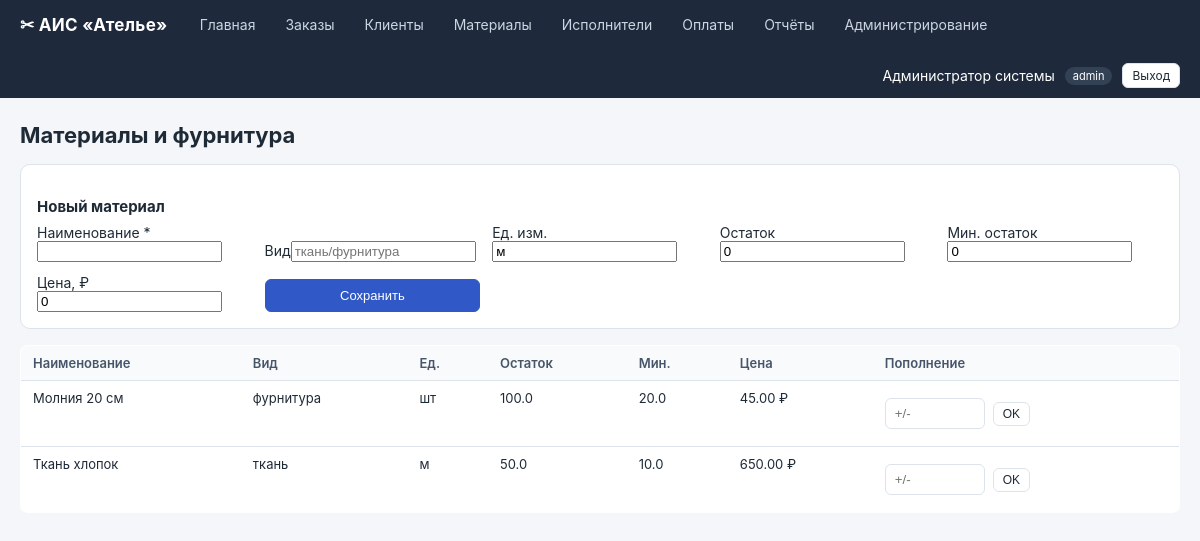
The page /materials/ (signed in) on the database its author committed.
### tables this page shows
CREATE TABLE users (
    id INTEGER PRIMARY KEY AUTOINCREMENT,
    username TEXT UNIQUE NOT NULL,
    full_name TEXT NOT NULL,
    password_hash TEXT NOT NULL,
    role TEXT NOT NULL DEFAULT 'receptionist',
    is_active INTEGER NOT NULL DEFAULT 1,
    created_at TEXT DEFAULT CURRENT_TIMESTAMP
);

CREATE TABLE materials (
    id INTEGER PRIMARY KEY AUTOINCREMENT,
    name TEXT NOT NULL,
    kind TEXT,
    unit TEXT DEFAULT 'м',
    stock REAL DEFAULT 0,
    min_stock REAL DEFAULT 0,
    price REAL DEFAULT 0
);

### blueprints/materials.py (the view)
@bp.route('/')
@login_required
def index():
    items = q("SELECT * FROM materials ORDER BY name")
    return render_template('materials.html', materials=items)

### db.py (called while the page is built)
def get_db():
    if 'db' not in g:
        g.db = sqlite3.connect(Config.DATABASE)
        g.db.row_factory = sqlite3.Row
        g.db.execute('PRAGMA foreign_keys = ON')
    return g.db

def q(sql, params=(), one=False):
    cur = get_db().execute(sql, params)
    rows = cur.fetchall()
    cur.close()
    if one:
        return dict(rows[0]) if rows else None
    return [dict(r) for r in rows]

### utils.py (called while the page is built)
def current_user():
    uid = session.get('user_id')
    if not uid:
        return None
    u = q('SELECT * FROM users WHERE id = ?', (uid,), one=True)
    if not u or not u['is_active']:
        session.pop('user_id', None)
        return None
    return u

def login_required(f):
    @wraps(f)
    def wrapper(*a, **kw):
        if not current_user():
            return redirect(url_for('auth.login', next=request.path))
        return f(*a, **kw)
    return wrapper

def has_role(*roles):
    u = current_user()
    return bool(u and u['role'] in roles)

### templates/materials.html (shortened to what this page needs)
{% extends "base.html" %}
{% block content %}
<h1>Материалы и фурнитура</h1>
{% if has_role('admin') %}
<div class="card">
  <h3>Новый материал</h3>
  <form method="post" action="{{ url_for('materials.new') }}" class="form-grid">
    <label>Наименование *<input name="name" required maxlength="128"></label>
    <label>Вид<input name="kind" placeholder="ткань/фурнитура" maxlength="64"></label>
    <label>Ед. изм.<input name="unit" value="м" maxlength="16"></label>
    <label>Остаток<input type="number" step="0.01" name="stock" value="0" min="0"></label>
    <label>Мин. остаток<input type="number" step="0.01" name="min_stock" value="0" min="0"></label>
    <label>Цена, ₽<input type="number" step="0.01" name="price" value="0" min="0"></label>
    <button class="btn btn-primary" type="submit">Сохранить</button>
  </form>
</div>
{% endif %}
<table class="table">
<thead><tr><th>Наименование</th><th>Вид</th><th>Ед.</th><th>Остаток</th>
<th>Мин.</th><th>Цена</th><th>Пополнение</th></tr></thead>
<tbody>
{% for m in materials %}
<tr class="{% if m.stock <= m.min_stock %}row-warn{% endif %}">
  <td>{{ m.name }}</td>
  <td>{{ m.kind or '—' }}</td>
  <td>{{ m.unit }}</td>
  <td>{{ m.stock }}</td>
  <td>{{ m.min_stock }}</td>
  <td>{{ '%.2f'|format(m.price) }} ₽</td>
  <td>
    {% if has_role('admin','receptionist') %}
    <form method="post" action="{{ url_for('materials.stock', mid=m.id) }}" class="form-inline">
      <input type="number" step="0.01" name="delta" placeholder="+/-" style="width:100px" required>
      <button class="btn btn-small" type="submit">OK</button>
    </form>
    {% endif %}
  </td>
</tr>
{% endfor %}
</tbody>
</table>
{% endblock %}

### templates/base.html (shortened to what this page needs)
<!doctype html>
<html lang="ru">
<head>
<link rel="stylesheet" href="{{ url_for('static', filename='css/style.css') }}">
</head>
<body>
{% if current_user %}
<header class="topbar">
  <div class="brand">✂ АИС «Ателье»</div>
  <nav>
    <a href="{{ url_for('dashboard.index') }}">Главная</a>
    <a href="{{ url_for('orders.index') }}">Заказы</a>
    <a href="{{ url_for('clients.index') }}">Клиенты</a>
    <a href="{{ url_for('materials.index') }}">Материалы</a>
    <a href="{{ url_for('workers.index') }}">Исполнители</a>
    <a href="{{ url_for('payments.index') }}">Оплаты</a>
    {% if has_role('admin','director') %}
    <a href="{{ url_for('reports.index') }}">Отчёты</a>
    {% endif %}
    {% if has_role('admin') %}
    <a href="{{ url_for('admin.index') }}">Администрирование</a>
    {% endif %}
  </nav>
  <div class="user">
    {{ current_user.full_name }} <span class="role">{{ current_user.role }}</span>
    <a href="{{ url_for('auth.logout') }}" class="btn btn-small">Выход</a>
  </div>
</header>
{% endif %}
<main class="container">
  {% block content %}{% endblock %}
</main>
</body>
</html>

### static/css/style.css (style rules this page uses)
:root { --bg: #f4f6f9; --card: #ffffff; --border: #dde3ea; --text: #1f2a37; --muted: #6b7280; --primary: #3059c7; --primary-h: #2347a6; --ok: #1f9d55; --warn: #d97706; --err: #dc2626; }
* { box-sizing: border-box; }
body { margin: 0; font-family: -apple-system, "Segoe UI", Roboto, Arial, sans-serif; background: var(--bg); color: var(--text); font-size: 14px; }
a { color: var(--primary); text-decoration: none; }
.topbar { background: #1e293b; color: #fff; display: flex; align-items: center; padding: 10px 20px; gap: 24px; flex-wrap: wrap; }
.topbar .brand { font-size: 17px; font-weight: 700; letter-spacing: .3px; }
.topbar nav { display: flex; gap: 14px; flex-wrap: wrap; }
.topbar nav a { color: #cbd5e1; padding: 6px 8px; border-radius: 6px; }
.topbar .user { margin-left: auto; display: flex; align-items: center; gap: 10px; }
.topbar .role { background: #334155; padding: 2px 8px; border-radius: 999px; font-size: 11px; }
.container { max-width: 1280px; margin: 24px auto; padding: 0 20px; }
h1 { font-size: 22px; margin: 0 0 16px; }
h3 { font-size: 15px; margin: 16px 0 8px; }
.card { background: var(--card); border: 1px solid var(--border); border-radius: 10px; padding: 16px; margin-bottom: 16px; }
.form-grid { display: grid; grid-template-columns: repeat(auto-fit, minmax(200px, 1fr)); gap: 12px; align-items: end; }
.form-inline { display: flex; gap: 8px; flex-wrap: wrap; align-items: center; margin: 8px 0; }
.form-inline input, .form-inline select { padding: 7px 9px; border: 1px solid var(--border); border-radius: 6px; }
.btn { display: inline-block; padding: 8px 14px; border: 1px solid var(--border); border-radius: 6px; background: #fff; cursor: pointer; font-size: 13px; color: var(--text); text-decoration: none; }
.btn-primary { background: var(--primary); color: #fff; border-color: var(--primary); }
.btn-small { padding: 4px 9px; font-size: 12px; }
.table { width: 100%; border-collapse: collapse; background: #fff; border-radius: 8px; overflow: hidden; border: 1px solid var(--border); }
.table th, .table td { padding: 9px 12px; text-align: left; border-bottom: 1px solid var(--border); font-size: 13px; vertical-align: top; }
.table th { background: #f8fafc; font-weight: 600; color: #475569; }
.table tr:last-child td { border-bottom: none; }

### rows shown on the page
users: full_name "Администратор системы", role "admin"
materials: name "Молния 20 см", kind "фурнитура", unit "шт", stock "100.0", min_stock "20.0", price "45.00"
materials: name "Ткань хлопок", kind "ткань", unit "м", stock "50.0", min_stock "10.0", price "650.00"
